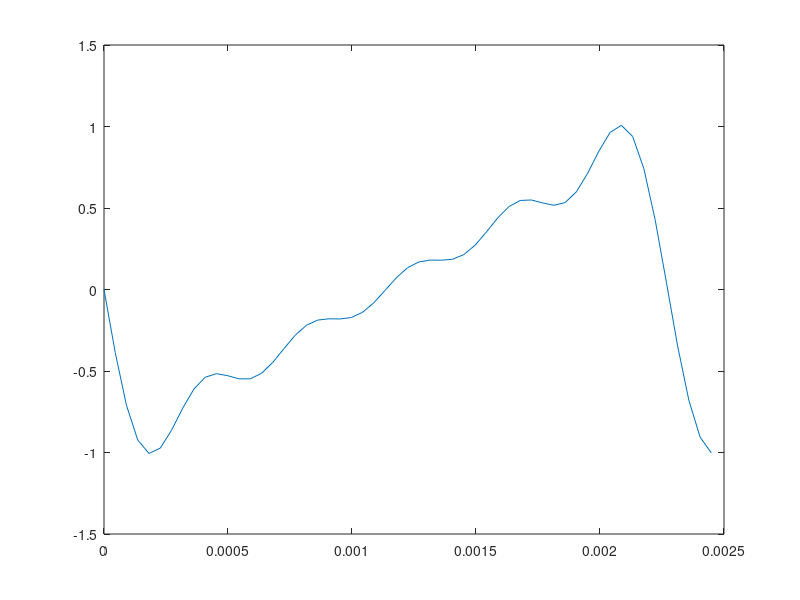

This figure's MATLAB source:
%
% Codificação de Informação Multimedia
% Trabalho 2 - Exercicio 1
%

Fs = 22050; % Sampling frequency
A = 5000; % Wave amplitude coefficient
wave_freq = 440; % Wave fundamental frequency
K = 5; % Number of fourier coefficients

n = 0:(1/Fs):1; % Synthesize only one second
x = zeros(size(n));

for k = 1:K
    x = x - 2*A/(pi*k)*sin(2*pi*k*wave_freq.*n);
end

x = x./A; % Normalize volume

figure(1); plot(n(1:(1.1*Fs/wave_freq)), x((1:(1.1*Fs/wave_freq))))

sound(x, Fs)